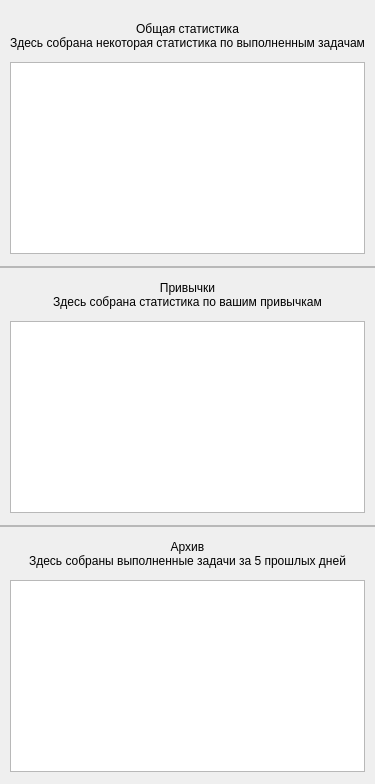
                     <widget class="QWidget" name="page_Statistics">
                      <layout class="QHBoxLayout" name="horizontalLayout_8">
                       <property name="spacing">
                        <number>0</number>
                       </property>
                       <property name="leftMargin">
                        <number>0</number>
                       </property>
                       <property name="topMargin">
                        <number>0</number>
                       </property>
                       <property name="rightMargin">
                        <number>0</number>
                       </property>
                       <property name="bottomMargin">
                        <number>0</number>
                       </property>
                       <item>
                        <widget class="QFrame" name="ps_mainLayout">
                         <property name="maximumSize">
                          <size>
                           <width>1000</width>
                           <height>16777215</height>
                          </size>
                         </property>
                         <layout class="QVBoxLayout" name="verticalLayout_22">
                          <property name="spacing">
                           <number>0</number>
                          </property>
                          <property name="leftMargin">
                           <number>0</number>
                          </property>
                          <property name="topMargin">
                           <number>9</number>
                          </property>
                          <property name="rightMargin">
                           <number>0</number>
                          </property>
                          <property name="bottomMargin">
                           <number>0</number>
                          </property>
                          <item>
                           <widget class="QFrame" name="ps_statFrame">
                            <layout class="QVBoxLayout" name="verticalLayout_21">
                             <property name="spacing">
                              <number>12</number>
                             </property>
                             <property name="leftMargin">
                              <number>10</number>
                             </property>
                             <property name="topMargin">
                              <number>13</number>
                             </property>
                             <property name="rightMargin">
                              <number>10</number>
                             </property>
                             <property name="bottomMargin">
                              <number>12</number>
                             </property>
                             <item>
                              <widget class="QLabel" name="ps_statLabel">
                               <property name="text">
                                <string>Общая статистика
Здесь собрана некоторая статистика по выполненным задачам</string>
                               </property>
                               <property name="alignment">
                                <set>Qt::AlignCenter</set>
                               </property>
                              </widget>
                             </item>
                             <item>
                              <widget class="QTableView" name="ps_statTable"/>
                             </item>
                            </layout>
                           </widget>
                          </item>
                          <item>
                           <widget class="QFrame" name="ps_border_1">
                            <property name="minimumSize">
                             <size>
                              <width>0</width>
                              <height>2</height>
                             </size>
                            </property>
                            <property name="maximumSize">
                             <size>
                              <width>16777215</width>
                              <height>2</height>
                             </size>
                            </property>
                            <property name="frameShape">
                             <enum>QFrame::StyledPanel</enum>
                            </property>
                            <property name="frameShadow">
                             <enum>QFrame::Raised</enum>
                            </property>
                           </widget>
                          </item>
                          <item>
                           <widget class="QFrame" name="ps_habitsFrame">
                            <property name="minimumSize">
                             <size>
                              <width>0</width>
                              <height>100</height>
                             </size>
                            </property>
                            <layout class="QVBoxLayout" name="verticalLayout_17">
                             <property name="spacing">
                              <number>12</number>
                             </property>
                             <property name="leftMargin">
                              <number>10</number>
                             </property>
                             <property name="topMargin">
                              <number>13</number>
                             </property>
                             <property name="rightMargin">
                              <number>10</number>
                             </property>
                             <property name="bottomMargin">
                              <number>12</number>
                             </property>
                             <item>
                              <widget class="QLabel" name="ps_habitsLabel">
                               <property name="text">
                                <string>Привычки
Здесь собрана статистика по вашим привычкам</string>
                               </property>
                               <property name="alignment">
                                <set>Qt::AlignCenter</set>
                               </property>
                              </widget>
                             </item>
                             <item>
                              <widget class="QTableView" name="ps_habitsTable"/>
                             </item>
                            </layout>
                           </widget>
                          </item>
                          <item>
                           <widget class="QFrame" name="ps_border_2">
                            <property name="minimumSize">
                             <size>
                              <width>0</width>
                              <height>2</height>
                             </size>
                            </property>
                            <property name="maximumSize">
                             <size>
                              <width>16777215</width>
                              <height>2</height>
                             </size>
                            </property>
                            <property name="frameShape">
                             <enum>QFrame::StyledPanel</enum>
                            </property>
                            <property name="frameShadow">
                             <enum>QFrame::Raised</enum>
                            </property>
                           </widget>
                          </item>
                          <item>
                           <widget class="QFrame" name="ps_archiveFrame">
                            <layout class="QVBoxLayout" name="verticalLayout_12">
                             <property name="spacing">
                              <number>12</number>
                             </property>
                             <property name="leftMargin">
                              <number>10</number>
                             </property>
                             <property name="topMargin">
                              <number>13</number>
                             </property>
                             <property name="rightMargin">
                              <number>10</number>
                             </property>
                             <property name="bottomMargin">
                              <number>12</number>
                             </property>
                             <item>
                              <widget class="QLabel" name="ps_archiveLabel">
                               <property name="text">
                                <string>Архив
Здесь собраны выполненные задачи за 5 прошлых дней</string>
                               </property>
                               <property name="alignment">
                                <set>Qt::AlignCenter</set>
                               </property>
                              </widget>
                             </item>
                             <item>
                              <widget class="QTableView" name="ps_archiveTable"/>
                             </item>
                            </layout>
                           </widget>
                          </item>
                         </layout>
                        </widget>
                       </item>
                      </layout>
                     </widget>
